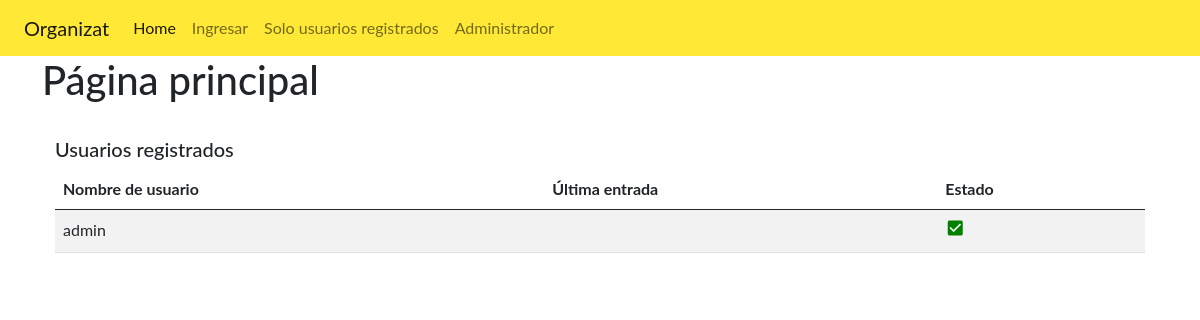
Before: / with the older database file.
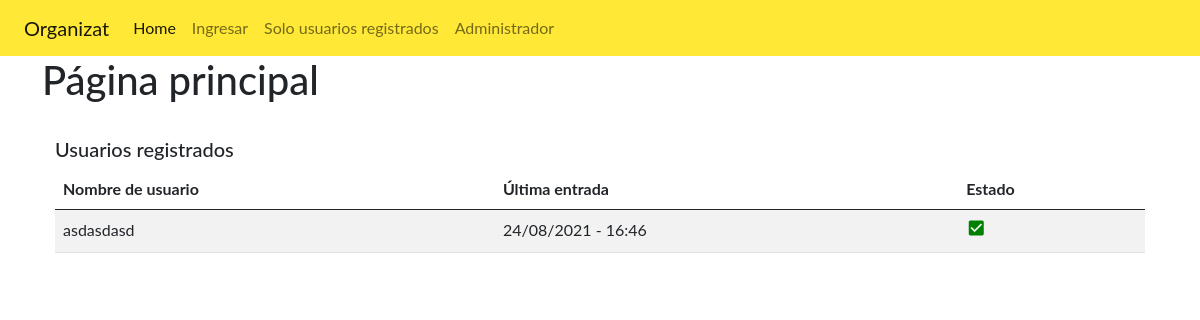
After: the same page with the newer database file.
### administrador/models.py (models this page shows, shortened)
class UserProfile(models.Model):
    user = models.OneToOneField(User, on_delete=models.CASCADE)
    activation_key = models.CharField(max_length=40, blank=True)
    key_expires = models.DateTimeField(default=datetime.date.today())
    class Meta:
        verbose_name_plural=u'Perfiles de Usuario'

### administrador/views.py (the view)
# urls.py: 2. Add a URL to urlpatterns:  path('', views.home, name='home')
def home(request):
    users = UserProfile.objects.all()
    return render(request, 'home.html', {'users': users})

### templates/home.html (shortened to what this page needs)
<!DOCTYPE html>
<html lang="en">
<head>
</head>
<body>
    {% include "header.html" %}
    <div class="container">
        {% if not request.user.is_anonymous %}
            {% if request.user.is_active %}
                <h1>Bienvenido {{request.user.username}}</h1>
            {% else %}
                <h1>Aún no has activado tu cuenta, revisa tu casilla de correos!</h1>
            {% endif %}
        {% else %}
            <h1>Página principal</h1>
        {% endif %}
        <div class="container border border-white py-3 my-3">
            <p class="h5">Usuarios registrados</p>
            <div class="table-responsive table-wrapper-scroll-y my-custom-scrollbar">
                <table class="table table-striped table-hover">
                    {% if users %}
                    <thead>
                    <tr>
                        <th>Nombre de usuario</th>
                        <th>Última entrada</th>
                        <th>Estado</th>
                    </tr>
                    </thead>
                    <tbody>
                    {% for user in users %}
                        <tr>
                            <td>{{user.user.username}}</td>
                            <td>{{user.user.last_login|date:'d/m/Y - H:i'}}</td>
                            {% if user.user.is_active %}
                                <td><i class="material-icons" style="font-size:20px;color:green">check_box</i></td>
                            {% else %}
                                <td><i class="material-icons" style="font-size:20px;color:red">indeterminate_check_box</i></td>
                            {% endif %}
                        </tr>
                    {% endfor %}
                    </tbody>
                    {% else %}
                    <thead>
                        <tr>
                            <th>No existen usuarios registrados</th>
                        </tr>
                    </thead>
                    {% endif %}
                </table>
            </div>
        </div>
    </div>
</body>
</html>

Changed rows visible on the page:
removed UserProfile: user.username "admin"
added UserProfile: user.username "asdasdasd", user.last_login "24/08/2021 - 16:46"
